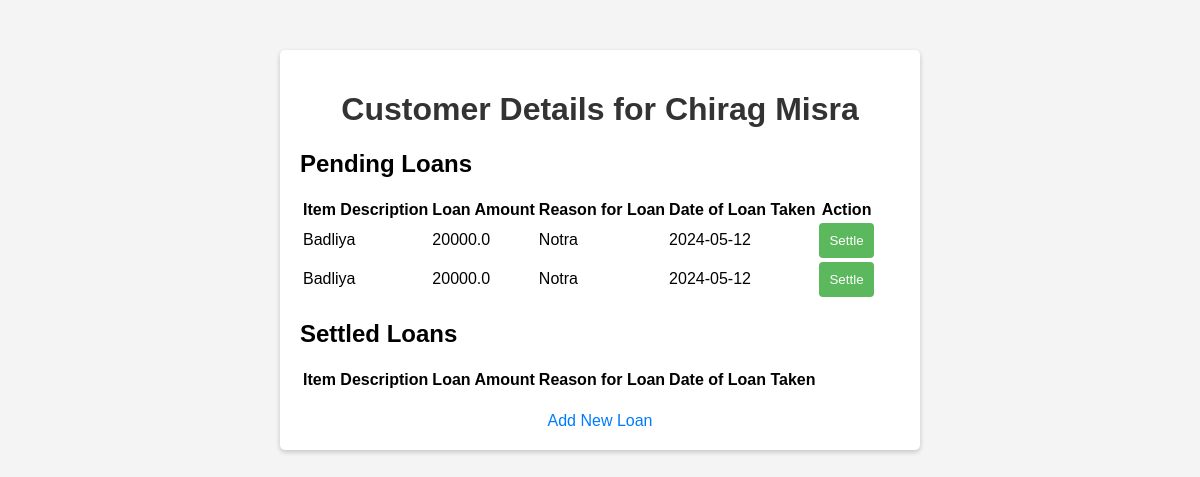
Before: /view_customer/123 with the older database file.
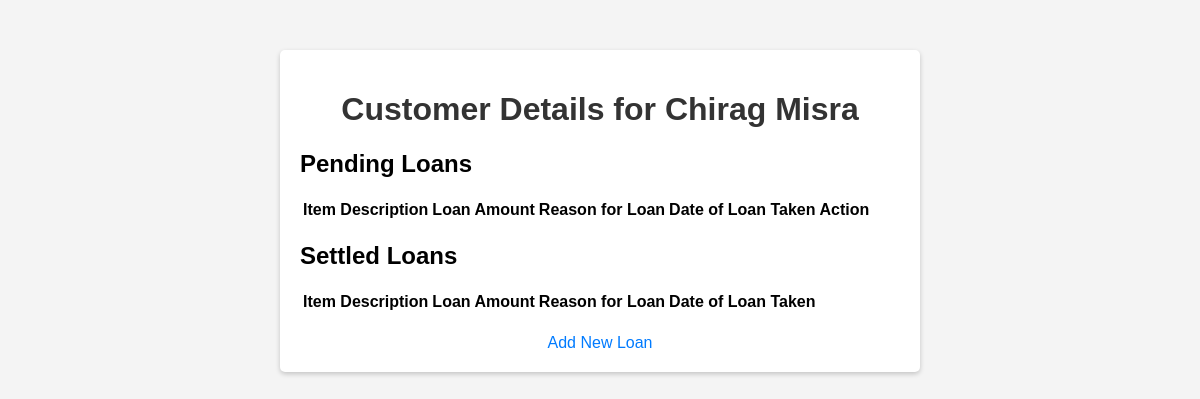
After: the same page with the newer database file.
### app.py (models this page shows)
class Customer(db.Model):
    customer_id = db.Column(db.String(100), primary_key=True, unique=True, nullable=False)  # Unique customer ID
    first_name = db.Column(db.String(100), nullable=False)
    last_name = db.Column(db.String(100), nullable=False)
    city = db.Column(db.String(100), nullable=False)
    mobile_number = db.Column(db.String(15), nullable=False)
    notes = db.Column(db.Text, nullable=True)
    date_created = db.Column(db.DateTime, default=datetime.utcnow)
    collaterals = db.relationship('Collateral', backref='owner', lazy=True)

class Collateral(db.Model):
    customer_id = db.Column(db.String(100), db.ForeignKey('customer.customer_id'), primary_key=True)
    loan_id = db.Column(db.Integer, primary_key=True)  # Unique loan ID for each customer
    item_description = db.Column(db.String(200), nullable=False)
    loan_amount = db.Column(db.Float, nullable=False)
    reason_for_loan = db.Column(db.String(200), nullable=False)
    date_of_loan_taken = db.Column(db.DateTime, nullable=False)
    interest_rate = db.Column(db.Float, default=2.5)
    payment_status = db.Column(db.String(20), default='Pending')

### app.py (the view)
@app.route('/view_customer/<customer_id>')
def view_customer(customer_id):
    customer = Customer.query.get_or_404(customer_id)
    pending_items = Collateral.query.filter_by(customer_id=customer_id, payment_status='Pending').all()
    settled_items = Collateral.query.filter_by(customer_id=customer_id, payment_status='Settled').all()
    return render_template('view_customer.html', customer=customer, pending_items=pending_items,
                           settled_items=settled_items)

### templates/view_customer.html (shortened to what this page needs)
<!DOCTYPE html>
<html lang="en">
<head>
    <link rel="stylesheet" href="{{ url_for('static', filename='style.css') }}">
</head>
<body>
<div class="container">
    <h1>Customer Details for {{ customer.first_name }} {{ customer.last_name }}</h1>
    <h2>Pending Loans</h2>
    <table>
        <thead>
        <tr>
            <th>Item Description</th>
            <th>Loan Amount</th>
            <th>Reason for Loan</th>
            <th>Date of Loan Taken</th>
            <th>Action</th>
        </tr>
        </thead>
        <tbody>
        {% for item in pending_items %}
        <tr>
            <td>{{ item.item_description }}</td>
            <td>{{ item.loan_amount }}</td>
            <td>{{ item.reason_for_loan }}</td>
            <td>{{ item.date_of_loan_taken.strftime('%Y-%m-%d') }}</td>
            <td>
                <form method="POST"
                      action="{{ url_for('settle_collateral', customer_id=customer.customer_id, loan_id=item.loan_id) }}">
                    <button type="submit">Settle</button>
                </form>
            </td>
        </tr>
        {% endfor %}
        </tbody>
    </table>
    <h2>Settled Loans</h2>
    <table>
        <thead>
        <tr>
            <th>Item Description</th>
            <th>Loan Amount</th>
            <th>Reason for Loan</th>
            <th>Date of Loan Taken</th>
        </tr>
        </thead>
    </table>
    <a href="{{ url_for('add_loan', customer_id=customer.customer_id) }}">Add New Loan</a>
</div>
</body>
</html>

### static/style.css (style rules this page uses)
body { font-family: Arial, sans-serif; background-color: #f4f4f4; margin: 0; padding: 0; }
.container { width: 80%; max-width: 600px; margin: 50px auto; background: white; padding: 20px; border-radius: 5px; box-shadow: 0 2px 5px rgba(0,0,0,0.2); }
h1 { text-align: center; color: #333; }
a { display: block; text-align: center; margin-top: 20px; color: #007bff; text-decoration: none; }

Changed rows visible on the page:
removed Collateral: item_description "Badliya", loan_amount "20000.0", reason_for_loan "Notra", date_of_loan_taken "2024-05-12"
removed Collateral: item_description "Badliya", loan_amount "20000.0", reason_for_loan "Notra", date_of_loan_taken "2024-05-12"
